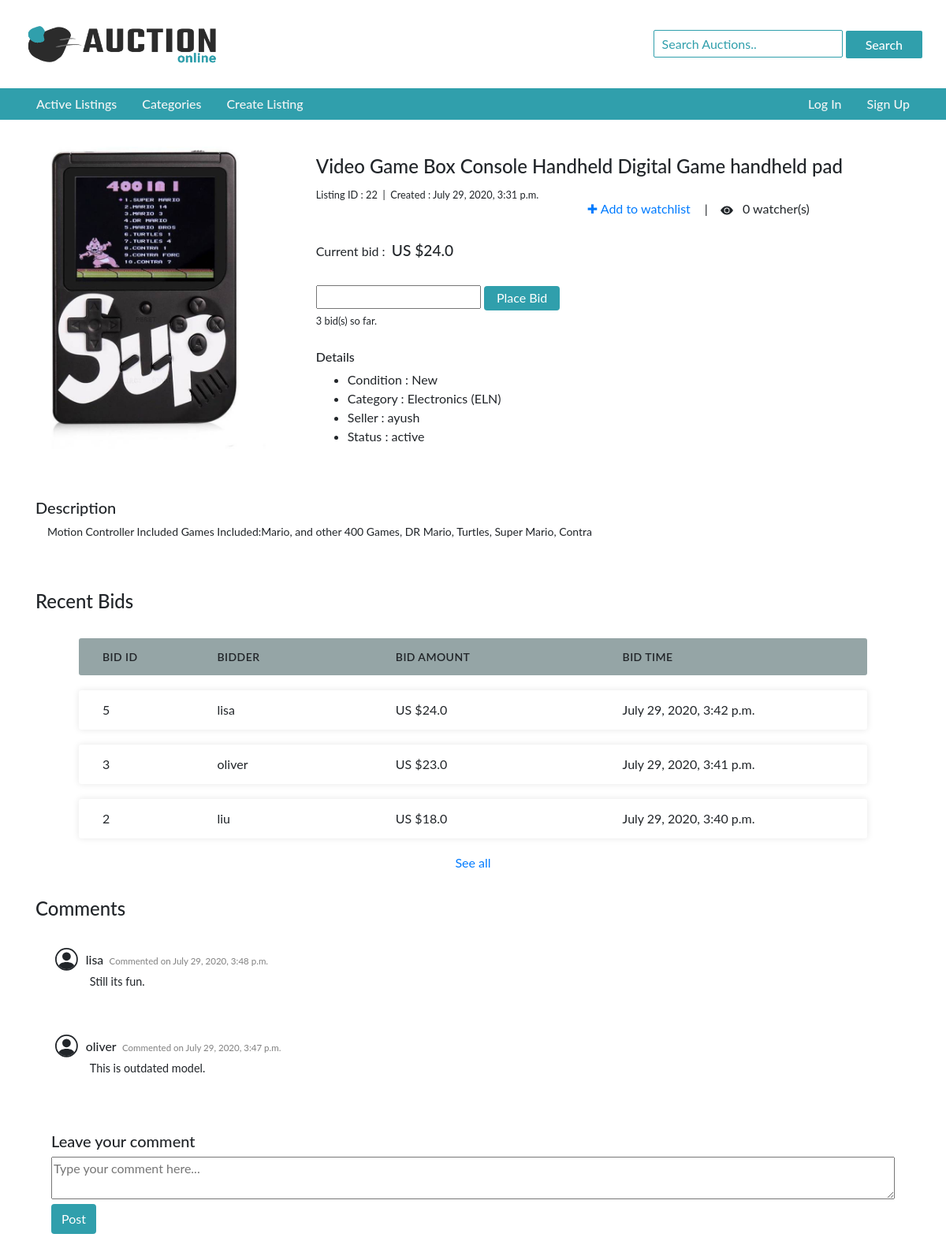
The page /listing/22 on the database its author committed.
### auctions/models.py (models this page shows, shortened)
class Listing(models.Model):
    title = models.CharField(max_length=130)
    description = models.TextField(max_length=208)
    image = models.CharField(max_length=1000, blank=True)
    category = models.ForeignKey(Category, on_delete=models.CASCADE, related_name="listing")
    starting_bid = models.FloatField()
    current_bid = models.FloatField()
    condition = models.CharField(max_length=5)
    status = models.CharField(max_length=15, default='active')
    create_time = models.DateTimeField(datetime.now())

class Category(models.Model):
    code = models.CharField(max_length=3)
    name = models.CharField(max_length=45)
    def __str__(self):
        return f"{self.name} ({self.code})"

class User(AbstractUser):
    watchlist = models.ManyToManyField(Listing, blank=True, related_name="watchers")
    listing = models.ManyToManyField(Listing, blank=True, related_name="creater")
    bought_items = models.ManyToManyField(Listing, blank=True, related_name="buyer")
    def __str__(self):
        return f"{self.username}"

class UserBid(models.Model):
    bidder = models.ForeignKey(User, on_delete=models.CASCADE, related_name="user_bid")
    listing = models.ManyToManyField(Listing, related_name="bids")
    bid = models.FloatField()
    time = models.DateTimeField(datetime.now)

class UserComment(models.Model):
    commenter = models.ForeignKey(User, on_delete=models.CASCADE, related_name="user_comment")
    listing = models.ManyToManyField(Listing, related_name="comments")
    comment = models.TextField()
    time = models.DateTimeField(datetime.now)

### auctions/views.py (the view, shortened to what this page needs)
# urls.py: path("listing/<int:id>", views.listing, name="listing"),
def listing(request, id, status="None"):
    list_item = Listing.objects.get(id=id)
    watchlist = ""
    watchers_count = list_item.watchers.count()
    no_of_bids = UserBid.objects.filter(listing=list_item).count()
    bids = UserBid.objects.filter(listing=list_item).all().order_by('-id')[:5]
    comments = UserComment.objects.filter(listing=list_item).all().order_by('-id')
    creater = list_item.creater.get()
    outbid = ""
    if list_item.status == "sold":
        if request.user == list_item.buyer.get():
            success = True
            message = "Congratulations! you have won this auction."
        else:
            success = False
            message = ""
    else:
        success = False
        message = ""
    if request.user == creater:
        creater_view = True
    else:
        creater_view = False
    if request.user.is_authenticated:
        watchlist = request.user.watchlist.filter(id=id).first()
    if status == "success":
        success = True
        message = "Congratulations! You have successfully placed your bid."
    elif status == "error_code1":
        success = False
        message = f"Error: Bid amount must be greater than or equal to US ${list_item.starting_bid}"
    elif status == "error_code2":
        success = False
        message = f"Error: Bid amount must be greater than US ${list_item.current_bid}"
    elif status == "error_code3":
        success = False
        message = "There was an error while placing your bid."
    return render(request, "auctions/listing.html", {
        "list":list_item,
        "creater":creater,
        "watchlist":watchlist,
        "watchers_count":watchers_count,
        "outbid":outbid,
        "no_of_bids":no_of_bids,
        "bids":bids,
        "comments":comments,
        "creater_view":creater_view,
        "success":success,
        "message":message
    })

### auctions/templates/auctions/listing.html (shortened to what this page needs)
{% extends 'auctions/layout.html' %}
{% load static %}
{% block body %}
    <div class="container">
        <div class="listing-upper">
            <div class="listing-left">
                <center>
                    <img src="{% static list.image %}">
                </center>
            </div>
            <div class="listing-right">
                <div class="top">
                    <h4>{{list.title}}</h4>
                    <small>Listing ID : {{list.id}}&nbsp;&nbsp;|&nbsp;&nbsp;Created : {{list.create_time}}</small><br>
                    <div class="watchlist-div">
                        <div>
                            <span>
                                {% if watchlist %}
                                    <form action="{% url 'remove_watchlist' %}" method="POST">
                                        {% csrf_token %}
                                        <input type="hidden" name="id" value="{{list.id}}">
                                        <input type="hidden" name="origin" value="listing/{{list.id}}">
                                        <button type="submit" class="hid-btn">
                                            <span style="font-weight: bolder;">&#10003;</span> Added to watchlist
                                        </button>
                                    </form>
                                {% else %}
                                    <form action="{% url 'add_watchlist' %}" method="POST">
                                        <button type="submit" class="hid-btn">&#10010; Add to watchlist</button>
                                    </form>
                                {% endif %}
                        </div>
                        <div>
                        </span>&emsp;|&emsp;
                            <svg width="1em" height="1em" viewBox="0 0 16 16" class="bi bi-eye-fill" fill="currentColor" xmlns="http://www.w3.org/2000/svg">
                                <path d="M10.5 8a2.5 2.5 0 1 1-5 0 2.5 2.5 0 0 1 5 0z"/>
                                <path fill-rule="evenodd" d="M0 8s3-5.5 8-5.5S16 8 16 8s-3 5.5-8 5.5S0 8 0 8zm8 3.5a3.5 3.5 0 1 0 0-7 3.5 3.5 0 0 0 0 7z"/>
                              </svg>
                            &ensp;<span class="watch">{{watchers_count}} watcher(s)</span>
                        </div>
                    </div>
                    <div class="regular-div">
                        <div class="info-div">
                            <br>
                            {% if list.status == 'sold' %}
                                Sold at :
                            {% elif list.status == 'active' %}
                                Current bid :
                            {% else %}
                                Price :
                            {% endif %}
                            &nbsp;<span class="price">US ${{list.current_bid}}</span><br>
                            {% if outbid == 'yes' %}
                                <small>You have been outbid.</small>
                            {% elif outbid == 'no' %}
                                <small>You are the highest bidder.</small>
                            {% else %}
                                <small>&nbsp;</small>
                            {% endif %}
                            <form action="{% url 'place_bid' list.id %}" class="bid-form" method="POST">
                                {% if list.status == "active" %}
                                    <input type="number" name="bid" required="required">
                                    <input type="submit" class="btn Button" value="Place Bid">
                                {% endif %}
                            </form>
                            <small>{{no_of_bids}} bid(s) so far.</small>
                            <br><br>
                            <h6>Details</h6>
                            <ul>
                                <li>Condition : {{list.condition}}</li>
                                <li>Category : {{list.category}}</li>
                                <li>Seller : {{creater}}</li>
                                <li>Status : {{list.status}}</li>
                            </ul><br>
                        </div>
                    </div>
                </div>
            </div>
        </div>
        <div class="listing-middle">
            <h5>Description</h5>
            <p id="listing-description">{{list.description}}</p>
        </div>
        <div class="listing-lower">
            <h4>
                <form action="{% url 'auction_command' %}" method="POST">
                    Recent Bids&nbsp;&nbsp;
                </form>
            </h4>
            <br>
            <div class="bids-div">
                <ul class="responsive-table">
                    <li class="table-header">
                        <div class="col col-1">Bid Id</div>
                        <div class="col col-2">Bidder</div>
                        <div class="col col-3">Bid Amount</div>
                        <div class="col col-4">Bid Time</div>
                    </li>
                    {% for bid in bids %}
                        <li class="table-row">
                            <div class="col col-1" data-label="Bid Id">{{bid.id}}</div>
                            <div class="col col-2" data-label="Bidder">{{bid.bidder}}</div>
                            <div class="col col-3" data-label="Bid Amount">US ${{bid.bid}}</div>
                            <div class="col col-4" data-label="Bid Time">{{bid.time}}</div>
                        </li>
                    {% empty %}
                        <center>No bids yet.</center>
                    {% endfor %}
                </ul>
            </div>
            {% if bids %}
                <center>
                    <a href="{% url 'bids' list.id %}">See all</a>
                </center>
            {% endif %}
        </div>
        <div class="listing-far-lower">
            <h4>Comments</h4>
            {% for comment in comments %}
                <div class="comment-div">
                    <div>
                    </div>
                    <div>
                        <div class="comment-user">
                            <span>{{comment.commenter}}</span>&nbsp;
                            <small>Commented on&nbsp;{{comment.time}}</small>
                        </div>
                        <div class="comment-data">{{comment.comment}}</div>
                    </div>
                </div>
            {% empty %}
                    <span id="ncy">No comments yet.</span>
            {% endfor %}
            <div class="add-comment-div">
                <h5>Leave your comment</h5>
                <div>
                    <form action="{% url 'add_comment' %}" method="POST">
                        <textarea name="comment" placeholder="Type your comment here..." required="required"></textarea>
                        <input type="submit" class="btn Button" value="Post">
                    </form>
                </div>
            </div>
        </div>
    </div>
{% endblock %}

### auctions/static/auctions/styles.css (style rules this page uses)
body { padding: 0px; word-break: break-all; font-family: 'lato', sans-serif; }
.price { font-size: 1.2em; font-weight: 500; line-height: 2em; }
.listing-upper { width: 100%; display: flex; box-sizing: border-box; margin-top: 30px; }
.listing-upper > .listing-left { width:28%; height: 24.5em; padding: 5px; position: relative; }
.listing-upper > .listing-right { width: 70%; padding: 15px 10px 10px 45px; line-height: 1.5em; }
.listing-upper > .listing-left img { max-height: 24em; max-width: 100%; position: absolute; top: 0; bottom: 0; left: 0; right: 0; margin: auto; }
.listing-middle { margin-top: 1em; padding-bottom: 1em; }
.listing-lower { margin-top: 2em; margin-bottom: 2em; }
.listing-far-lower { margin-top: 2em; margin-bottom: 5em; }
.bid-form > input[type=submit] { height: 31px; padding: 0px 15px 0px 15px; margin-top: -2px; }
#listing-description { font-size: 14px; padding-left: 15px; padding-right: 15px; }
.watchlist-div { line-height: 10px; box-sizing: border-box; float: right; padding-right: 6em; display: flex; }
.hid-btn { border: none; color: #007bff; text-decoration: none; background-color: transparent; }
.regular-div { display: flex; justify-content: space-between; width: 100%; }
.bids-div { max-width: 1000px; margin-left: auto; margin-right: auto; }
.responsive-table { padding-left: 0px; }
.responsive-table li { border-radius: 3px; padding: 13px 15px; display: flex; justify-content: space-between; margin-bottom: 19px; }
.table-header { background-color: #95A5A6; font-size: 14px; font-weight: 600; text-transform: uppercase; letter-spacing: 0.03em; }
.table-row { background-color: #ffffff; box-shadow: 0px 0px 9px 0px rgba(0,0,0,0.1); }
.col-1 { flex-basis: 10%; }
.col-2 { flex-basis: 30%; }
.col-3 { flex-basis: 23%; }
.col-4 { flex-basis: 32%; }
.Button { background-color: #309fac; color: white; }
.comment-div { margin-top: 2vh; padding: 20px; display: flex; font-size: .9em; }
.comment-div div { padding-left: 5px; padding-right: 5px; }
.comment-div .comment-user { padding-top: 3px; padding-left: 0px; }
.comment-div .comment-data { padding-top: 5px; }
.comment-div .comment-user span { font-weight: 550; font-size: 1.1em; }
.comment-div small { color: grey; }
.add-comment-div { margin-top: 30px; padding: 20px; }
.add-comment-div textarea { width: 100%; min-height: 4vh; }

### rows shown on the page
Listing: image (picture), title "Video Game Box Console Handheld Digital Game handheld pad", id "22", create_time "July 29, 2020, 3:31 p.m.", current_bid "24.0", condition "New", category "Electronics (ELN)", status "active", description "Motion Controller Included Games Included:Mario, and other 400 Games, DR Mario, Turtles, Super Mario, Contra"
User: username "ayush"
UserBid: id "5", bidder "lisa", bid "24.0", time "July 29, 2020, 3:42 p.m."
UserBid: id "3", bidder "oliver", bid "23.0", time "July 29, 2020, 3:41 p.m."
UserBid: id "2", bidder "liu", bid "18.0", time "July 29, 2020, 3:40 p.m."
UserComment: commenter "lisa", time "July 29, 2020, 3:48 p.m.", comment "Still its fun."
UserComment: commenter "oliver", time "July 29, 2020, 3:47 p.m.", comment "This is outdated model."

### other values the page prints
{{ watchers_count }} "0"
{{ no_of_bids }} "3"
